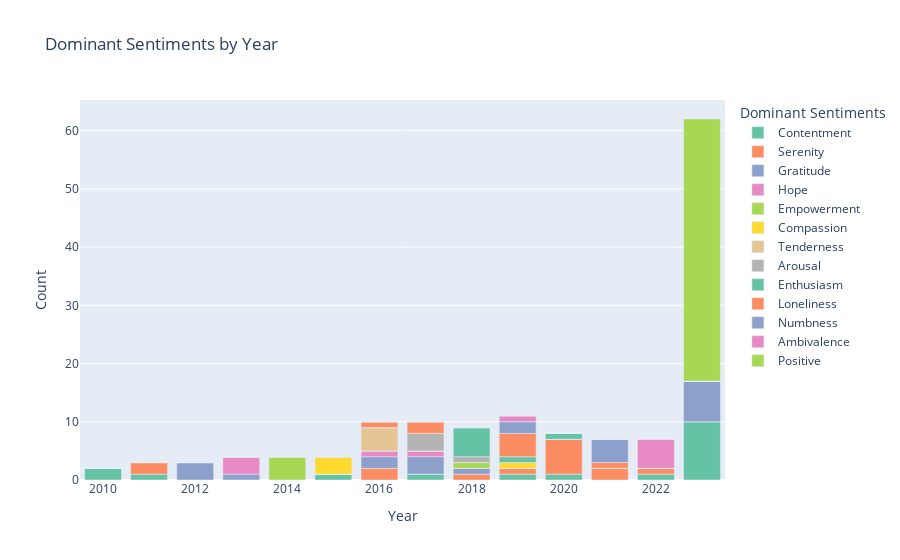

Write notebook code for a chart like this one.
### Markdown cell above
# Lets find out what are The Most Dominant **Sentiments** throughout the **Years**

### Code cell
# for instagram
# Ensure Hour is numeric
# insta_df['Year'] = pd.to_numeric(insta_df['Year'], errors='coerce')
# Sentiment count per hour
senti_yr = (df.groupby('Year')['sentiment'].value_counts().unstack(fill_value=0))
# Dominant sentiment per hour
domi_senti = senti_yr.idxmax(axis=1)
# Keep only dominant sentiment columns
senti_count = senti_yr[domi_senti.unique()]
# Convert to long format for Plotly
senti_long = senti_count.reset_index().melt(
    id_vars='Year',
    var_name='Sentiment',
    value_name='Count'
)
# Plot
fig4 = px.bar(
    senti_long,
    x='Year',
    y='Count',
    color='Sentiment',
    color_discrete_sequence=px.colors.qualitative.Set2,
    title='Dominant Sentiments by Year',
)
fig4.update_layout(
    xaxis_title='Year',
    yaxis_title='Count',
    legend_title_text='Dominant Sentiments',
    bargap=0.2
)
fig4.show()

### Figure 1 — Plotly figure (JSON) as saved in the notebook; plotly's stock layout.template omitted (floating-point values rounded to 4 significant figures)
{"data": [{"hovertemplate": "Sentiment=Contentment<br>Year=%{x}<br>Count=%{y}<extra></extra>", "legendgroup": "Contentment", "marker": {"color": "rgb(102,194,165)", "pattern": {"shape": ""}}, "name": "Contentment", "orientation": "v", "showlegend": true, "textposition": "auto", "type": "bar", "x": [2010, 2011, 2012, 2013, 2014, 2015, 2016, 2017, 2018, 2019, 2020, 2021, 2022, 2023], "xaxis": "x", "y": [2, 1, 0, 0, 0, 1, 0, 1, 0, 1, 1, 0, 1, 10], "yaxis": "y"}, {"hovertemplate": "Sentiment=Serenity<br>Year=%{x}<br>Count=%{y}<extra></extra>", "legendgroup": "Serenity", "marker": {"color": "rgb(252,141,98)", "pattern": {"shape": ""}}, "name": "Serenity", "orientation": "v", "showlegend": true, "textposition": "auto", "type": "bar", "x": [2010, 2011, 2012, 2013, 2014, 2015, 2016, 2017, 2018, 2019, 2020, 2021, 2022, 2023], "xaxis": "x", "y": [0, 2, 0, 0, 0, 0, 2, 0, 1, 1, 6, 2, 1, 0], "yaxis": "y"}, {"hovertemplate": "Sentiment=Gratitude<br>Year=%{x}<br>Count=%{y}<extra></extra>", "legendgroup": "Gratitude", "marker": {"color": "rgb(141,160,203)", "pattern": {"shape": ""}}, "name": "Gratitude", "orientation": "v", "showlegend": true, "textposition": "auto", "type": "bar", "x": [2010, 2011, 2012, 2013, 2014, 2015, 2016, 2017, 2018, 2019, 2020, 2021, 2022, 2023], "xaxis": "x", "y": [0, 0, 3, 1, 0, 0, 2, 3, 1, 0, 0, 0, 0, 7], "yaxis": "y"}, {"hovertemplate": "Sentiment=Hope<br>Year=%{x}<br>Count=%{y}<extra></extra>", "legendgroup": "Hope", "marker": {"color": "rgb(231,138,195)", "pattern": {"shape": ""}}, "name": "Hope", "orientation": "v", "showlegend": true, "textposition": "auto", "type": "bar", "x": [2010, 2011, 2012, 2013, 2014, 2015, 2016, 2017, 2018, 2019, 2020, 2021, 2022, 2023], "xaxis": "x", "y": [0, 0, 0, 3, 0, 0, 1, 1, 0, 0, 0, 0, 0, 0], "yaxis": "y"}, {"hovertemplate": "Sentiment=Empowerment<br>Year=%{x}<br>Count=%{y}<extra></extra>", "legendgroup": "Empowerment", "marker": {"color": "rgb(166,216,84)", "pattern": {"shape": ""}}, "name": "Empowerment", "orientation": "v", "showlegend": true, "textposition": "auto", "type": "bar", "x": [2010, 2011, 2012, 2013, 2014, 2015, 2016, 2017, 2018, 2019, 2020, 2021, 2022, 2023], "xaxis": "x", "y": [0, 0, 0, 0, 4, 0, 0, 0, 1, 0, 0, 0, 0, 0], "yaxis": "y"}, {"hovertemplate": "Sentiment=Compassion<br>Year=%{x}<br>Count=%{y}<extra></extra>", "legendgroup": "Compassion", "marker": {"color": "rgb(255,217,47)", "pattern": {"shape": ""}}, "name": "Compassion", "orientation": "v", "showlegend": true, "textposition": "auto", "type": "bar", "x": [2010, 2011, 2012, 2013, 2014, 2015, 2016, 2017, 2018, 2019, 2020, 2021, 2022, 2023], "xaxis": "x", "y": [0, 0, 0, 0, 0, 3, 0, 0, 0, 1, 0, 0, 0, 0], "yaxis": "y"}, {"hovertemplate": "Sentiment=Tenderness<br>Year=%{x}<br>Count=%{y}<extra></extra>", "legendgroup": "Tenderness", "marker": {"color": "rgb(229,196,148)", "pattern": {"shape": ""}}, "name": "Tenderness", "orientation": "v", "showlegend": true, "textposition": "auto", "type": "bar", "x": [2010, 2011, 2012, 2013, 2014, 2015, 2016, 2017, 2018, 2019, 2020, 2021, 2022, 2023], "xaxis": "x", "y": [0, 0, 0, 0, 0, 0, 4, 0, 0, 0, 0, 0, 0, 0], "yaxis": "y"}, {"hovertemplate": "Sentiment=Arousal<br>Year=%{x}<br>Count=%{y}<extra></extra>", "legendgroup": "Arousal", "marker": {"color": "rgb(179,179,179)", "pattern": {"shape": ""}}, "name": "Arousal", "orientation": "v", "showlegend": true, "textposition": "auto", "type": "bar", "x": [2010, 2011, 2012, 2013, 2014, 2015, 2016, 2017, 2018, 2019, 2020, 2021, 2022, 2023], "xaxis": "x", "y": [0, 0, 0, 0, 0, 0, 0, 3, 1, 0, 0, 0, 0, 0], "yaxis": "y"}, {"hovertemplate": "Sentiment=Enthusiasm<br>Year=%{x}<br>Count=%{y}<extra></extra>", "legendgroup": "Enthusiasm", "marker": {"color": "rgb(102,194,165)", "pattern": {"shape": ""}}, "name": "Enthusiasm", "orientation": "v", "showlegend": true, "textposition": "auto", "type": "bar", "x": [2010, 2011, 2012, 2013, 2014, 2015, 2016, 2017, 2018, 2019, 2020, 2021, 2022, 2023], "xaxis": "x", "y": [0, 0, 0, 0, 0, 0, 0, 0, 5, 1, 1, 0, 0, 0], "yaxis": "y"}, {"hovertemplate": "Sentiment=Loneliness<br>Year=%{x}<br>Count=%{y}<extra></extra>", "legendgroup": "Loneliness", "marker": {"color": "rgb(252,141,98)", "pattern": {"shape": ""}}, "name": "Loneliness", "orientation": "v", "showlegend": true, "textposition": "auto", "type": "bar", "x": [2010, 2011, 2012, 2013, 2014, 2015, 2016, 2017, 2018, 2019, 2020, 2021, 2022, 2023], "xaxis": "x", "y": [0, 0, 0, 0, 0, 0, 1, 2, 0, 4, 0, 1, 0, 0], "yaxis": "y"}, {"hovertemplate": "Sentiment=Numbness<br>Year=%{x}<br>Count=%{y}<extra></extra>", "legendgroup": "Numbness", "marker": {"color": "rgb(141,160,203)", "pattern": {"shape": ""}}, "name": "Numbness", "orientation": "v", "showlegend": true, "textposition": "auto", "type": "bar", "x": [2010, 2011, 2012, 2013, 2014, 2015, 2016, 2017, 2018, 2019, 2020, 2021, 2022, 2023], "xaxis": "x", "y": [0, 0, 0, 0, 0, 0, 0, 0, 0, 2, 0, 4, 0, 0], "yaxis": "y"}, {"hovertemplate": "Sentiment=Ambivalence<br>Year=%{x}<br>Count=%{y}<extra></extra>", "legendgroup": "Ambivalence", "marker": {"color": "rgb(231,138,195)", "pattern": {"shape": ""}}, "name": "Ambivalence", "orientation": "v", "showlegend": true, "textposition": "auto", "type": "bar", "x": [2010, 2011, 2012, 2013, 2014, 2015, 2016, 2017, 2018, 2019, 2020, 2021, 2022, 2023], "xaxis": "x", "y": [0, 0, 0, 0, 0, 0, 0, 0, 0, 1, 0, 0, 5, 0], "yaxis": "y"}, {"hovertemplate": "Sentiment=Positive<br>Year=%{x}<br>Count=%{y}<extra></extra>", "legendgroup": "Positive", "marker": {"color": "rgb(166,216,84)", "pattern": {"shape": ""}}, "name": "Positive", "orientation": "v", "showlegend": true, "textposition": "auto", "type": "bar", "x": [2010, 2011, 2012, 2013, 2014, 2015, 2016, 2017, 2018, 2019, 2020, 2021, 2022, 2023], "xaxis": "x", "y": [0, 0, 0, 0, 0, 0, 0, 0, 0, 0, 0, 0, 0, 45], "yaxis": "y"}], "layout": {"bargap": 0.2, "barmode": "relative", "legend": {"title": {"text": "Dominant Sentiments"}, "tracegroupgap": 0}, "title": {"text": "Dominant Sentiments by Year"}, "xaxis": {"anchor": "y", "domain": [0, 1], "title": {"text": "Year"}}, "yaxis": {"anchor": "x", "domain": [0, 1], "title": {"text": "Count"}}}}
